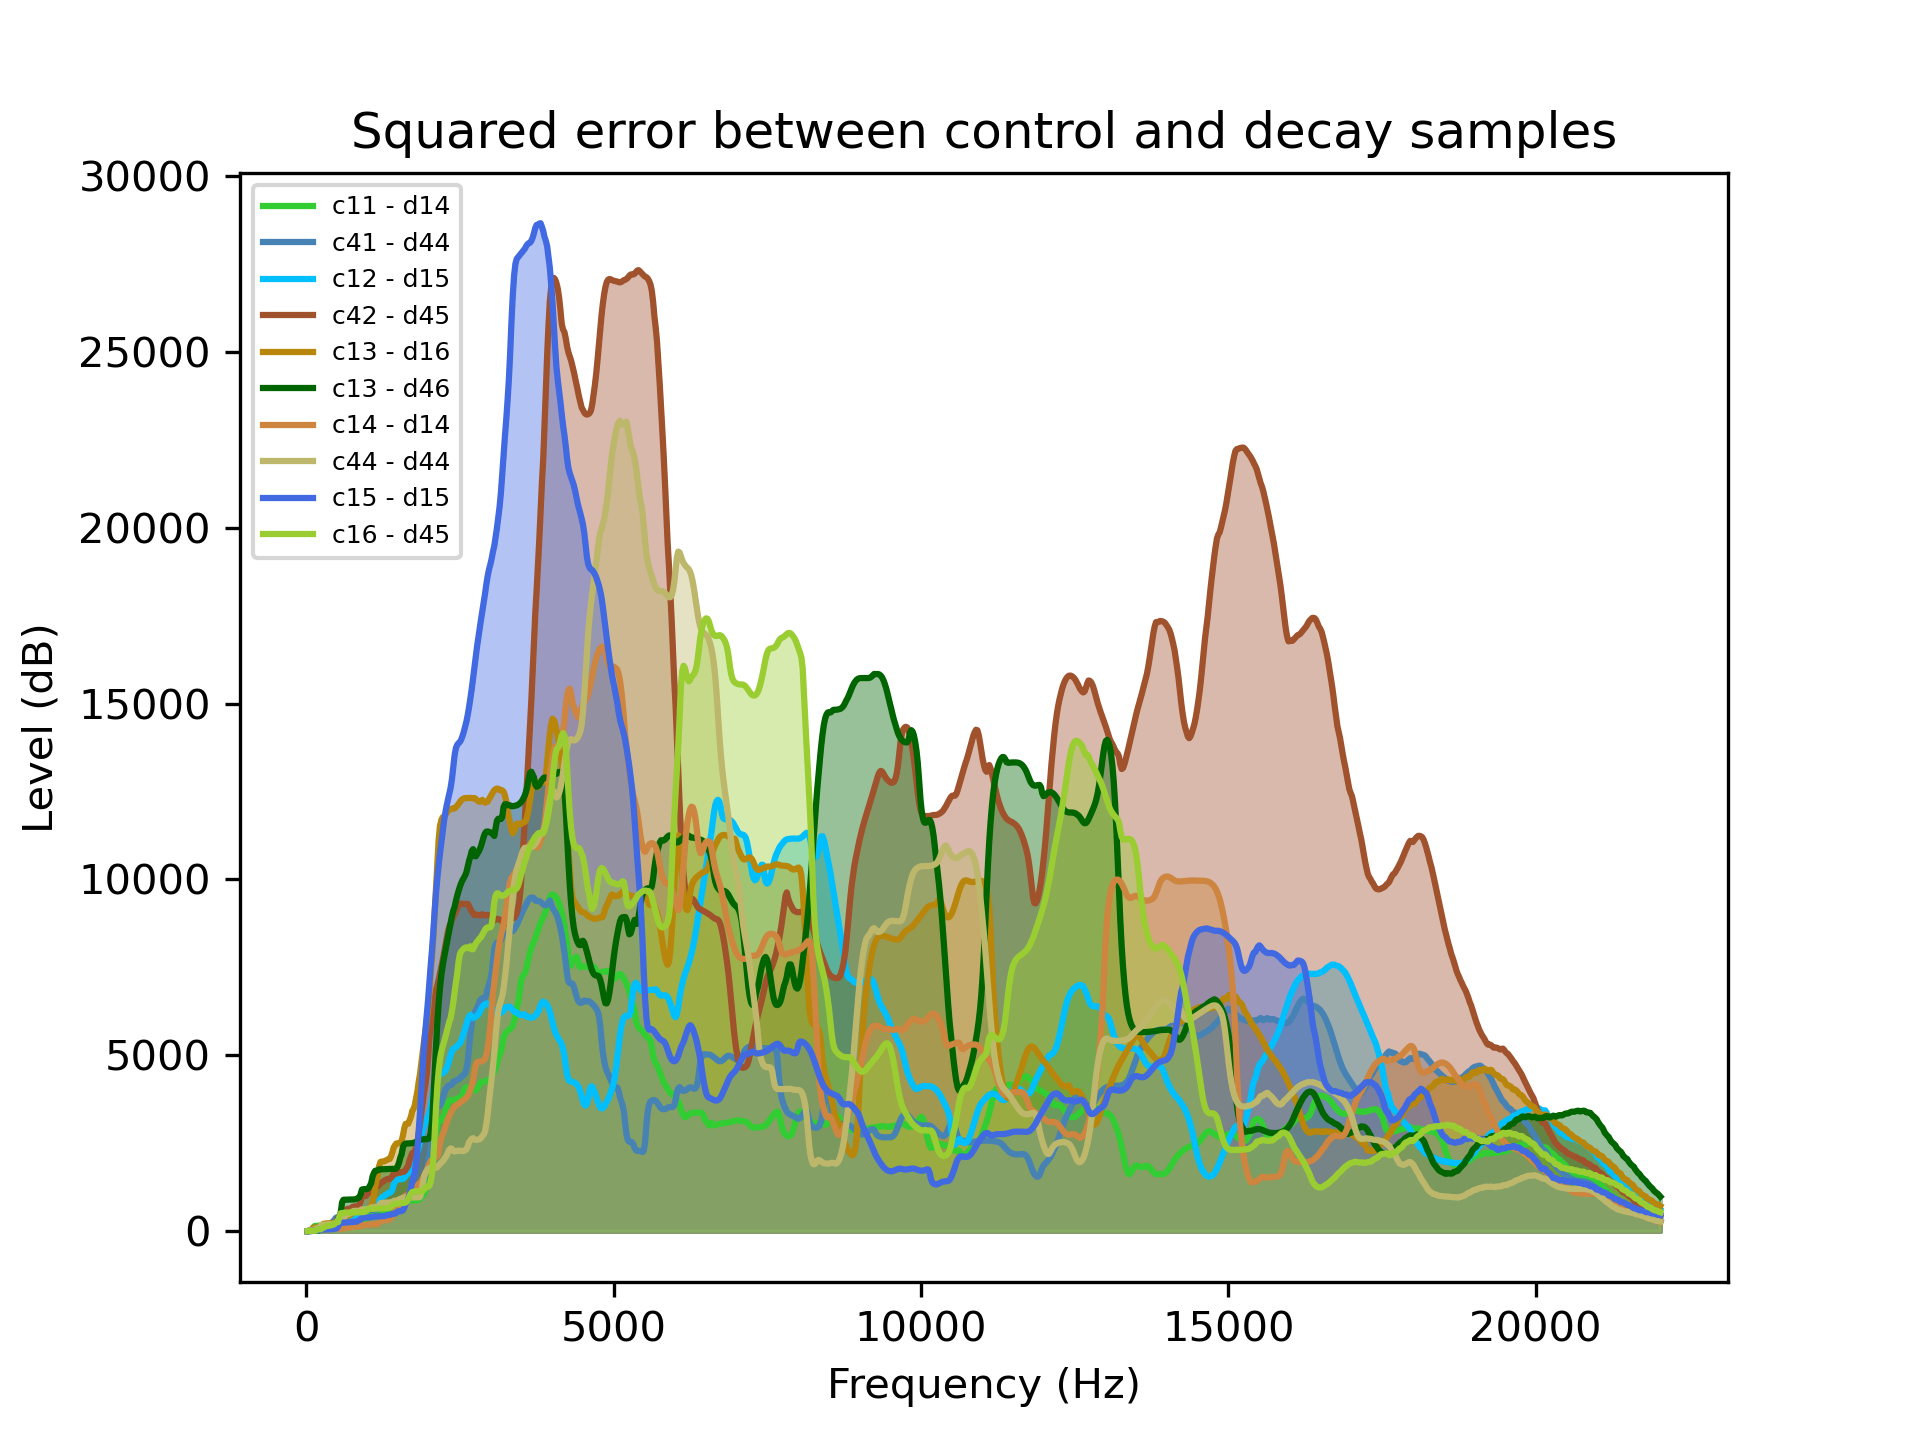

The Python source for this figure:
import os
import pandas as pd
from math import sqrt
import mlflow
import matplotlib.pyplot as plt

pd.set_option('display.max_rows', None)

c1 = 'limegreen'
c2 = 'steelblue'
c3 = 'deepskyblue'
c4 = 'sienna'
c5 = 'darkgoldenrod'
c6 = 'darkgreen'
c7 = 'peru'
c8 = 'darkkhaki'
c9 = 'royalblue'
c10 = 'yellowgreen'

data = []

#Read in files
c11 = pd.read_csv('../fft_data/1_1_c.txt', delimiter="\t")
c41 = pd.read_csv('../fft_data/4_1_c.txt', delimiter="\t")
c12 = pd.read_csv('../fft_data/1_2_c.txt', delimiter="\t")
c42 = pd.read_csv('../fft_data/4_2_c.txt', delimiter="\t")
c13 = pd.read_csv('../fft_data/1_3_c.txt', delimiter="\t")
c43 = pd.read_csv('../fft_data/4_3_c.txt', delimiter="\t")

c14 = pd.read_csv('../fft_data/1_4_c.txt', delimiter="\t")
c44 = pd.read_csv('../fft_data/4_4_c.txt', delimiter="\t")
c15 = pd.read_csv('../fft_data/1_5_c.txt', delimiter="\t")
c45 = pd.read_csv('../fft_data/4_5_c.txt', delimiter="\t")
c16 = pd.read_csv('../fft_data/1_6_c.txt', delimiter="\t")
c46 = pd.read_csv('../fft_data/4_6_c.txt', delimiter="\t")

d14 = pd.read_csv('../fft_data/1_4_d.txt', delimiter="\t")
d44 = pd.read_csv('../fft_data/4_4_d.txt', delimiter="\t")
d15 = pd.read_csv('../fft_data/1_5_d.txt', delimiter="\t")
d45 = pd.read_csv('../fft_data/4_5_d.txt', delimiter="\t")
d16 = pd.read_csv('../fft_data/1_6_d.txt', delimiter="\t")
d46 = pd.read_csv('../fft_data/4_6_d.txt', delimiter="\t")

m17 = pd.read_csv('../fft_data/1_7_m.txt', delimiter="\t")
m47 = pd.read_csv('../fft_data/4_7_m.txt', delimiter="\t")
m18 = pd.read_csv('../fft_data/1_8_m.txt', delimiter="\t")
m48 = pd.read_csv('../fft_data/4_8_m.txt', delimiter="\t")
m19 = pd.read_csv('../fft_data/1_9_m.txt', delimiter="\t")
m49 = pd.read_csv('../fft_data/4_9_m.txt', delimiter="\t")

e14 = pd.read_csv('../fft_data/1_4_e.txt', delimiter="\t")
e44 = pd.read_csv('../fft_data/4_4_e.txt', delimiter="\t")
e15 = pd.read_csv('../fft_data/1_5_e.txt', delimiter="\t")
e45 = pd.read_csv('../fft_data/4_5_e.txt', delimiter="\t")
e16 = pd.read_csv('../fft_data/1_6_e.txt', delimiter="\t")
e46 = pd.read_csv('../fft_data/4_6_e.txt', delimiter="\t")

fig, axes = plt.subplots()
x = 'Frequency (Hz)'
y = 'Level (dB)'

a = 'c11 - d14'
b = 'c41 - d44'
c = 'c12 - d15'
d = 'c42 - d45'
e = 'c13 - d16'
f = 'c13 - d46'
g = 'c14 - d14'
h = 'c44 - d44'
i = 'c15 - d15'
j = 'c16 - d45'

rel = pd.DataFrame(data, columns=[x, a, b, c, d, e, f, g, h, i])
rel[x] = c11[x]

rel[a] = c11[y].subtract(d14[y])**2
rel[b] = c41[y].subtract(d44[y])**2
rel[c] = c12[y].subtract(d15[y])**2
rel[d] = c42[y].subtract(d45[y])**2
rel[e] = c13[y].subtract(d16[y])**2
rel[f] = c43[y].subtract(d46[y])**2

rel[g] = c14[y].subtract(d14[y])**2
rel[h] = c44[y].subtract(d44[y])**2
rel[i] = c15[y].subtract(d15[y])**2
rel[j] = c16[y].subtract(d45[y])**2

rel[a] = rel[a].rolling(100, min_periods=1).sum()
rel[b] = rel[b].rolling(100, min_periods=1).sum()
rel[c] = rel[c].rolling(100, min_periods=1).sum()
rel[d] = rel[d].rolling(100, min_periods=1).sum()
rel[e] = rel[e].rolling(100, min_periods=1).sum()
rel[f] = rel[f].rolling(100, min_periods=1).sum()
rel[g] = rel[g].rolling(100, min_periods=1).sum()
rel[h] = rel[h].rolling(100, min_periods=1).sum()
rel[i] = rel[i].rolling(100, min_periods=1).sum()
rel[j] = rel[j].rolling(100, min_periods=1).sum()

rel.plot(x, a, ax=axes, color=c1)
rel.plot(x, b, ax=axes, color=c2)
rel.plot(x, c, ax=axes, color=c3)
rel.plot(x, d, ax=axes, color=c4)
rel.plot(x, e, ax=axes, color=c5)
rel.plot(x, f, ax=axes, color=c6)

rel.plot(x, g, ax=axes, color=c7)
rel.plot(x, h, ax=axes, color=c8)
rel.plot(x, i, ax=axes, color=c9)
rel.plot(x, j, ax=axes, color=c10)

axes.fill_between(rel[x], rel[a], color=c1, alpha=0.4)
axes.fill_between(rel[x], rel[b], color=c2, alpha=0.4)
axes.fill_between(rel[x], rel[c],  color=c3, alpha=0.4)
axes.fill_between(rel[x], rel[d], color=c4, alpha=0.4)
axes.fill_between(rel[x], rel[e], color=c5, alpha=0.4)
axes.fill_between(rel[x], rel[f], color=c6, alpha=0.4)
axes.fill_between(rel[x], rel[g],  color=c7, alpha=0.4)
axes.fill_between(rel[x], rel[h], color=c8, alpha=0.4)
axes.fill_between(rel[x], rel[i],  color=c9, alpha=0.4)
axes.fill_between(rel[x], rel[j], color=c10, alpha=0.4)

#axes.set_title("Squared error between control and decay samples")
axes.set_xlabel(x)
axes.set_ylabel(y)
#axes.set_xlim(20,22000)
#axes.set_ylim(-15,15)
plt.legend(loc=2, prop={'size': 5})
#axes.set_xscale('log')
# axes.get_legend().remove()
plt.savefig('c_vs_d.png',dpi=300)
plt.show()
exit()


